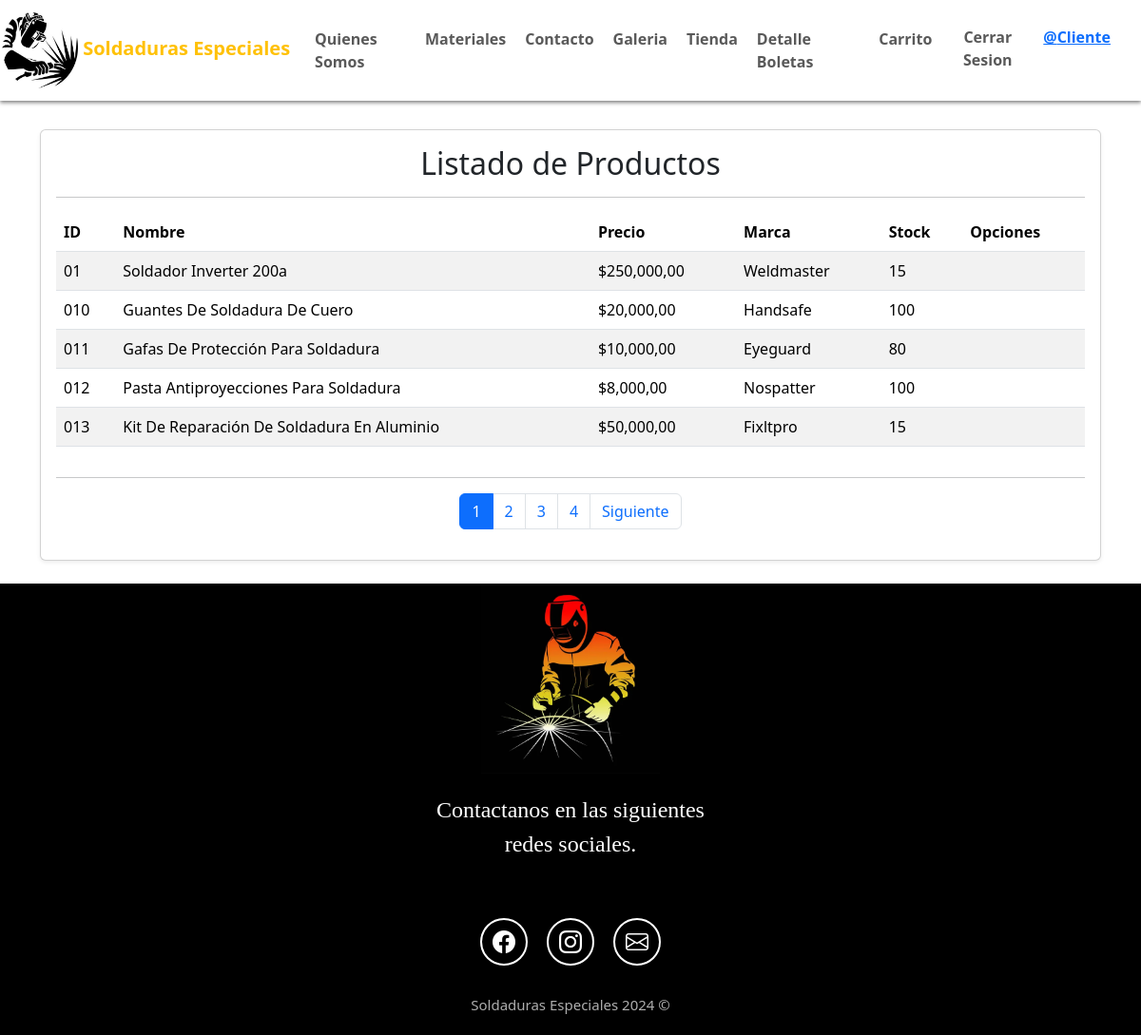
The app's page /listar-productos/ (signed in) with its own data.
### myapp/models.py (models this page shows, shortened)
class Producto(models.Model):
    codigo = models.CharField(max_length=100, unique=True)
    nombre = models.CharField(max_length=200)
    descripcion = models.TextField()
    marca = models.ForeignKey(Marca, on_delete=models.PROTECT, null=True, blank=True, default=None)
    imagen = models.ImageField(upload_to='productos', null=True)
    precio = models.IntegerField()
    stock = models.IntegerField()
    categoria = models.CharField(max_length=100)

class Marca(models.Model):
    nombre= models.CharField(max_length=50)
    def __str__(self):
        return self.nombre

### myapp/views.py (the view)
# urls.py: path('listar-productos/', views.listar_productos, name="listar_productos"),
@permission_required('myapp.view_producto')
def listar_productos(request):
    productos = Producto.objects.all().order_by('codigo')
    page = request.GET.get('page', 1)
    try:
        paginator = Paginator(productos, 5)
        productos = paginator.page(page)
    except:
        raise Http404
    data = {
        'entity': productos,
        'paginator': paginator
    }
    return render(request, 'myapp/listar.html', data)

### myapp/templates/myapp/listar.html (shortened to what this page needs)
{% extends 'myapp/base.html' %}
{% block content %}
{% load humanize %}
<div class="container my-4">
    <div class="card shadow-sm">
        <div class="card-body">
            <h2 class="text-center">Listado de Productos</h2>
            <hr>
            <div class="table-responsive">
                <table class="table table-hover table-striped">
                    <thead class="thead-dark">
                        <tr>
                            <th>ID</th>
                            <th>Nombre</th>
                            <th>Precio</th>
                            <th>Marca</th>
                            <th>Stock</th>
                            <th>Opciones</th>
                        </tr>
                    </thead>
                    <tbody>
                        {% for p in entity %}
                        <tr>
                            <td>{{ p.codigo }}</td>
                            <td>{{ p.nombre | title }}</td>
                            <td>${{ p.precio | floatformat:2 | intcomma }}</td>
                            <td>{{ p.marca | title }}</td>
                            <td>{{ p.stock }}</td>
                            <td>
                            </td>
                        </tr>
                        {% endfor %}
                    </tbody>
                </table>
            </div>
            <hr>
            <div>
                {% include 'myapp/paginator.html' %}
            </div>
        </div>
    </div>
</div>
{% endblock %}

### myapp/templates/myapp/base.html (shortened to what this page needs)
{% load static %}
<!DOCTYPE html>
<html lang="en">
<head>
    <link rel="stylesheet" href="{% static 'css/base.css' %}">
    <link href="https://cdn.jsdelivr.net/npm/bootstrap@5.3.3/dist/css/bootstrap.min.css" rel="stylesheet">
    <link rel="stylesheet" href="https://cdn.jsdelivr.net/npm/bootstrap-icons@1.11.3/font/bootstrap-icons.min.css">
</head>
<body>
    <header>
        <nav class="navbar navbar-expand-md navbar-light bg-succes">
            <div class="container-fluid" style="margin-left: -10px">
                <a class="navbar-brand" href="#">
                    <img src="{% static 'img/solda.jpg' %}" width="80px" height="80px">
                    <span class="text-warning">Soldaduras Especiales</span>
                </a>
                <div class="collapse navbar-collapse" id="menu" style="font-size: 1rem;">
                    <ul class="navbar-nav me-auto">
                        <li class="nav-item">
                            <a class="nav-link" href="{% url 'index' %}">Quienes Somos</a>
                        </li>
                        <li class="nav-item">
                            <a class="nav-link" href="{% url 'materiales' %}">Materiales</a>
                        </li>
                        <li class="nav-item">
                            <a class="nav-link" href="{% url 'contacto' %}">Contacto</a>
                        </li>
                        <li class="nav-item">
                            <a class="nav-link" href="{% url 'galeria' %}">Galeria</a>
                        </li>
                        <li class="nav-item">
                            <a class="nav-link" href="{% url 'tienda_productos' %}">Tienda</a>
                        </li>
                    </ul>
                    <ul class="navbar-nav ms-auto">
                        {% if user.is_authenticated %}
                            <li class="nav-item">
                                <a class="nav-link" href="{% url 'listar_ventas' %}">Detalle Boletas</a>
                            </li>
                            <li class="nav-item">
                                <a class="nav-link" href="{% url 'ver_carrito' %}">Carrito</a>
                            </li>
                            <li>
                                <form method="post" action="{% url 'logout' %}">
                                    <button type="submit" class="nav-link btn btn-link" style="padding: 0; border: none;">Cerrar Sesion</button>
                                </form>
                            </li>
                            <li>
                                <a href="{% url 'editar_perfil' %}">@{{ user.username }}</a>
                            </li>
                        {% endif %}
                    </ul>
                </div>
            </div>
        </nav>
    </header>
    <main>
        {% block content %}
        {% endblock %}
    </main>
    <footer class="oscuro d-flex flex-column align-items-center justify-content-center">
        <img src="{% static 'img/footer-logo.jpg' %}" class="footer-logo" alt="logo de footer">
        <p class="oscuro footer-texto text-center">Contactanos en las siguientes <br>redes sociales.</p>
        <div class="iconos-redes-sociales d-flex flex-wrap align-items-center justify-content-center">
            <a href="https://www.facebook.com/soldadurasespecialesmaipu" target="_blank" rel="noopener noreferrer">
                <i class="bi bi-facebook"></i>
            </a>
            <a href="https://www.instagram.com/soldadurasespeciales_maipu/" target="_blank" rel="noopener noreferrer">
                <i class="bi bi-instagram"></i>
            </a>
            <a href="mailto:Camilourra.1992@gmail.com" target="_blank" rel="noopener noreferrer">
                <i class="bi bi-envelope"></i>
            </a>
        </div>
        <div class="derechos">Soldaduras Especiales 2024 &#169;</div>
    </footer>
</body>
</html>

### myapp/templates/myapp/paginator.html (shortened to what this page needs)
{% if paginator.num_pages > 1%}
<div class="d-flex justify-content-center">
    <ul class="pagination">
        {% for page in paginator.page_range %}
            {% if page < 7 or page == entity.number %}
            <li class="page-item {% if page == entity.number %}active{% endif %}">
                <a class="page-link" href="?page={{ page }}#pagtable">{{ page }}</a>
            </li>
            {% endif %}
        {% endfor %}
        {% if entity.has_next %}
            <li class="page-item d-none d-sm-block">
                <a class="page-link" href="?page={{ entity.next_page_number }}#pagtable">Siguiente</a>
            </li>
        {% endif %}
    </ul>
</div>
{% endif %}

### myapp/static/css/base.css (style rules this page uses)
* { box-sizing: border-box; }
nav { position: fixed; width: 100%; box-shadow: 0 2px 4px 0 rgba(0,0,0,.5); margin-bottom: 30px; padding-bottom: 20px; }
body { font-family: 'Franklin Gothic Medium', 'Arial Narrow', Arial, sans-serif; margin: 0; }
h2 { font-size: 2.7em; }
p { font-size: 1.25em; }
ul { list-style: none; }
button { font-size: 1.5em; font-weight: bold; padding: 10px 20px; color: aliceblue; }
.oscuro { color: white; background-color: black; }
header { text-decoration: none; font-weight: bold; font-size: 1rem; }
#menu a { border-radius: 20px; padding: 2px 10px; }
.footer-logo { width: auto; height: 200px; display: flex; flex-wrap: wrap; }
.footer-texto { font-size: 1.5rem; padding: 20px; margin-bottom: 30px; font-family: 'Times New Roman', Times, serif; }
.iconos-redes-sociales a { width: 50px; height: 50px; display: flex; align-items: center; justify-content: center; padding: 2px; margin: 10px; border: 2px solid white; border-radius: 50%; transition: all 0.2s ease-in; }
.iconos-redes-sociales i { color: white; font-size: 1.5rem; transition: all 0.2s ease-in; }
.derechos { font-size: 15px; color: #aeaeae; padding: 20px; }

### records on screen
Producto: codigo "01", nombre "Soldador Inverter 200a", precio "250,000,00", marca "Weldmaster", stock "15"
Producto: codigo "010", nombre "Guantes De Soldadura De Cuero", precio "20,000,00", marca "Handsafe", stock "100"
Producto: codigo "011", nombre "Gafas De Protección Para Soldadura", precio "10,000,00", marca "Eyeguard", stock "80"
Producto: codigo "012", nombre "Pasta Antiproyecciones Para Soldadura", precio "8,000,00", marca "Nospatter", stock "100"
Producto: codigo "013", nombre "Kit De Reparación De Soldadura En Aluminio", precio "50,000,00", marca "Fixltpro", stock "15"

### other values on screen
{{ user.username }} "Cliente"
{{ page }} "1" "2" "3" "4"
